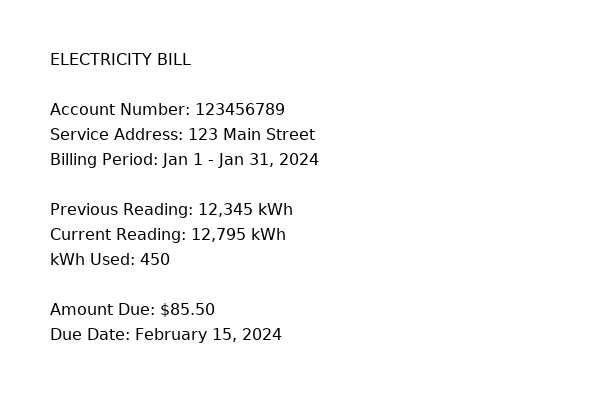
#> input picture test_electricity_bill.png, 600 x 400 px
$ python -i opencv_preprocess.py   (imports and definitions only)
#> lines starting #> are read from the running program, lines starting #| are printed output that depends on the picture; after the words box and inside, x2 and y2 are one past the last pixel; in counts of white or black regions, pixels touching at a corner belong together
import cv2
import numpy as np

def enhance_for_ocr(image_path_or_bytes):
    """
    Enhance an image for OCR using OpenCV. Accepts a file path or bytes.
    Attempts to detect and crop to the card area before further processing.
    Returns the processed (deskewed, binarized) image as a numpy array (uint8).
    """
#> called with image_path_or_bytes = 'test_electricity_bill.png'
    # Accept either file path or bytes
    if isinstance(image_path_or_bytes, str):
        img = cv2.imread(image_path_or_bytes)
#> img is the input picture: shape (400, 600, 3); min 0, max 255, mean 248.9
    else:
        img_array = np.frombuffer(image_path_or_bytes, np.uint8)
        img = cv2.imdecode(img_array, cv2.IMREAD_COLOR)
    if img is None:
        raise ValueError("Could not load image for OpenCV processing.")
    orig = img.copy()
    h, w = img.shape[:2]
#> h = 400; w = 600
    target_w = 1024
    scale = target_w / float(w)
#> scale = 1.71
    img = cv2.resize(img, None, fx=scale, fy=scale, interpolation=cv2.INTER_CUBIC)
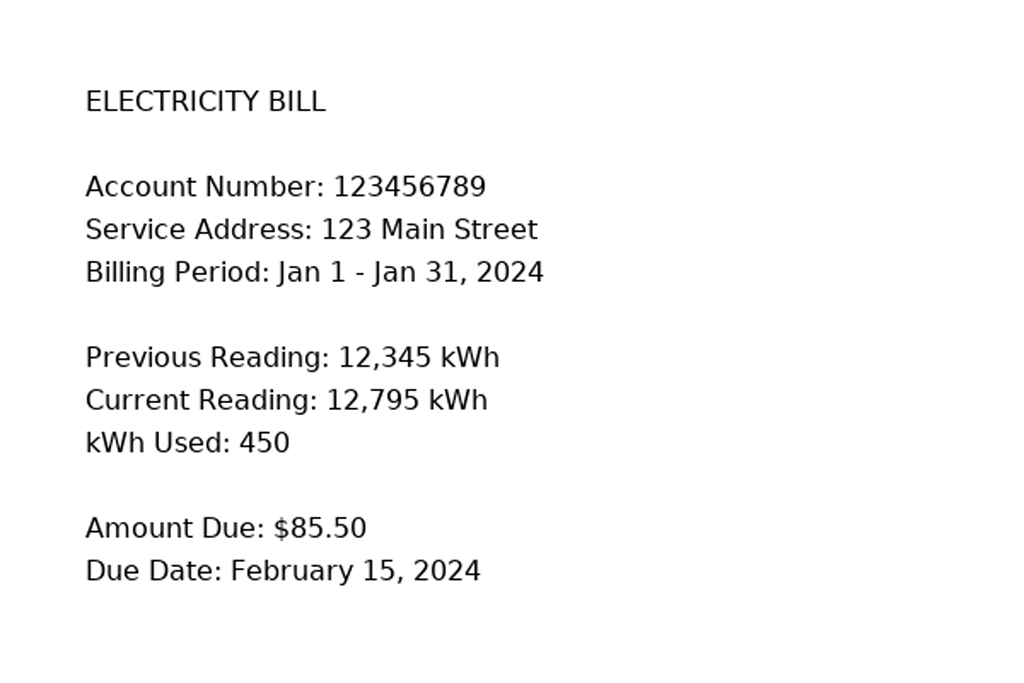
#> img: shape (683, 1024, 3); min 0, max 255, mean 248.5
    # --- Card Area Detection ---
    gray = cv2.cvtColor(img, cv2.COLOR_BGR2GRAY)
    blur = cv2.GaussianBlur(gray, (5, 5), 0)
    edged = cv2.Canny(blur, 50, 200)
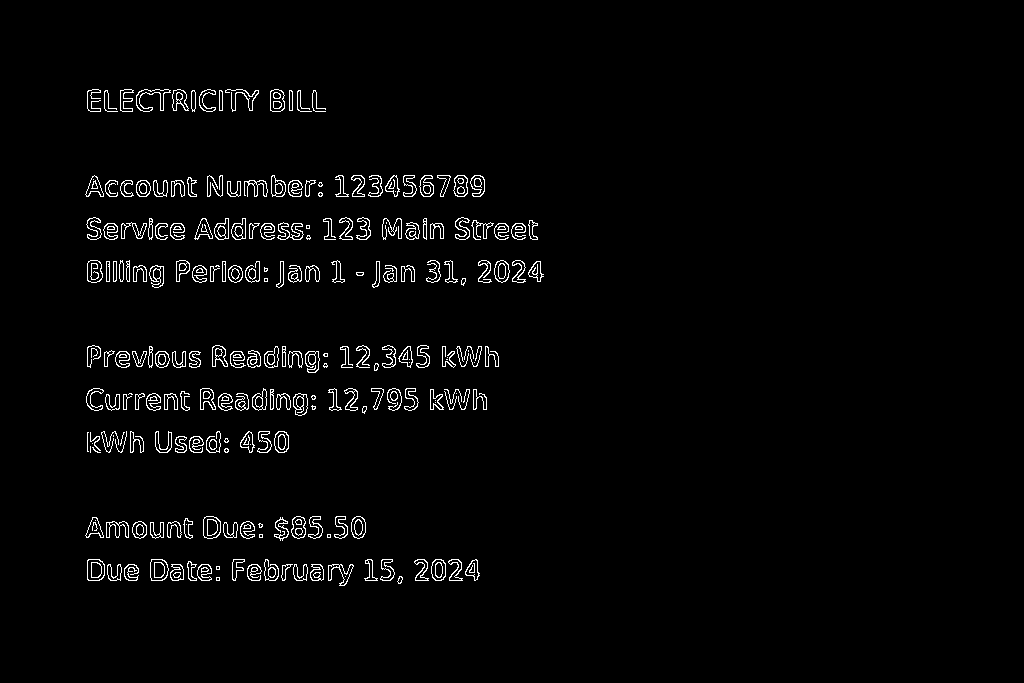
#> edged: shape (683, 1024); 2.3% white in thin lines or dots, all inside (x1, y1, x2, y2) = (85, 89, 544, 586)
    contours, _ = cv2.findContours(edged, cv2.RETR_EXTERNAL, cv2.CHAIN_APPROX_SIMPLE)
#> contours = 228 contours, 70 with area under 20; largest, box (x1, y1, x2, y2) and area: (150, 559, 169, 581) 335, (87, 559, 105, 581) 334, (203, 516, 221, 539) 334, (87, 260, 103, 283) 290, (270, 89, 285, 112) 279
    card_contour = None
    max_area = 0
    for cnt in contours:
        peri = cv2.arcLength(cnt, True)
        approx = cv2.approxPolyDP(cnt, 0.02 * peri, True)
        area = cv2.contourArea(cnt)
        if len(approx) == 4 and area > max_area and area > 0.2 * (img.shape[0] * img.shape[1]):
            card_contour = approx
            max_area = area
#> this loop made 228 passes
#> (peri, area) on passes 2, 3, 5: (20.49, 23), (29.31, 61), (128.9, 198)
#> after the loop, max_area = 0
    if card_contour is not None:
        pts = card_contour.reshape(4, 2)
        # Order the points: top-left, top-right, bottom-right, bottom-left
        rect = np.zeros((4, 2), dtype="float32")
        s = pts.sum(axis=1)
        rect[0] = pts[np.argmin(s)]
        rect[2] = pts[np.argmax(s)]
        diff = np.diff(pts, axis=1)
        rect[1] = pts[np.argmin(diff)]
        rect[3] = pts[np.argmax(diff)]
        (tl, tr, br, bl) = rect
        widthA = np.linalg.norm(br - bl)
        widthB = np.linalg.norm(tr - tl)
        maxWidth = max(int(widthA), int(widthB))
        heightA = np.linalg.norm(tr - br)
        heightB = np.linalg.norm(tl - bl)
        maxHeight = max(int(heightA), int(heightB))
        dst = np.array([
            [0, 0],
            [maxWidth - 1, 0],
            [maxWidth - 1, maxHeight - 1],
            [0, maxHeight - 1]], dtype="float32")
        M = cv2.getPerspectiveTransform(rect, dst)
        img = cv2.warpPerspective(img, M, (maxWidth, maxHeight))
        # --- Further robust enhancement ---
        # 1. Adaptive gamma correction
        def adjust_gamma(image, gamma=1.0):
            invGamma = 1.0 / gamma
            table = np.array([((i / 255.0) ** invGamma) * 255 for i in np.arange(0, 256)]).astype("uint8")
            return cv2.LUT(image, table)
        # Estimate gamma from mean brightness
        mean_brightness = np.mean(img)
        gamma = 1.0
        if mean_brightness < 100:
            gamma = 1.5
        elif mean_brightness > 180:
            gamma = 0.7
        img = adjust_gamma(img, gamma)
        # 2. Shadow removal (illumination normalization)
        rgb_planes = cv2.split(img)
        result_planes = []
        for plane in rgb_planes:
            dilated_img = cv2.dilate(plane, np.ones((15,15), np.uint8))
            bg_img = cv2.medianBlur(dilated_img, 21)
            diff_img = 255 - cv2.absdiff(plane, bg_img)
            norm_img = cv2.normalize(diff_img, None, alpha=0, beta=255, norm_type=cv2.NORM_MINMAX)
            result_planes.append(norm_img)
        img = cv2.merge(result_planes)
        # 3. Upscale
        img = cv2.resize(img, None, fx=2.0, fy=2.0, interpolation=cv2.INTER_LANCZOS4)
        # 4. Sharpening (twice)
        sharpening_kernel = np.array([[0, -1, 0], [-1, 5, -1], [0, -1, 0]])
        img = cv2.filter2D(img, -1, sharpening_kernel)
        img = cv2.filter2D(img, -1, sharpening_kernel)
        # 5. Contrast/brightness boost
        img = cv2.convertScaleAbs(img, alpha=1.3, beta=25)
        gray = cv2.cvtColor(img, cv2.COLOR_BGR2GRAY)
    # --- Continue with enhancement ---
    clahe = cv2.createCLAHE(clipLimit=2.0, tileGridSize=(8,8))
    enhanced = clahe.apply(gray)
    denoised = cv2.fastNlMeansDenoising(enhanced, None, h=30, templateWindowSize=7, searchWindowSize=21)
    kernel = cv2.getStructuringElement(cv2.MORPH_RECT, (2,2))
    closed = cv2.morphologyEx(denoised, cv2.MORPH_CLOSE, kernel)
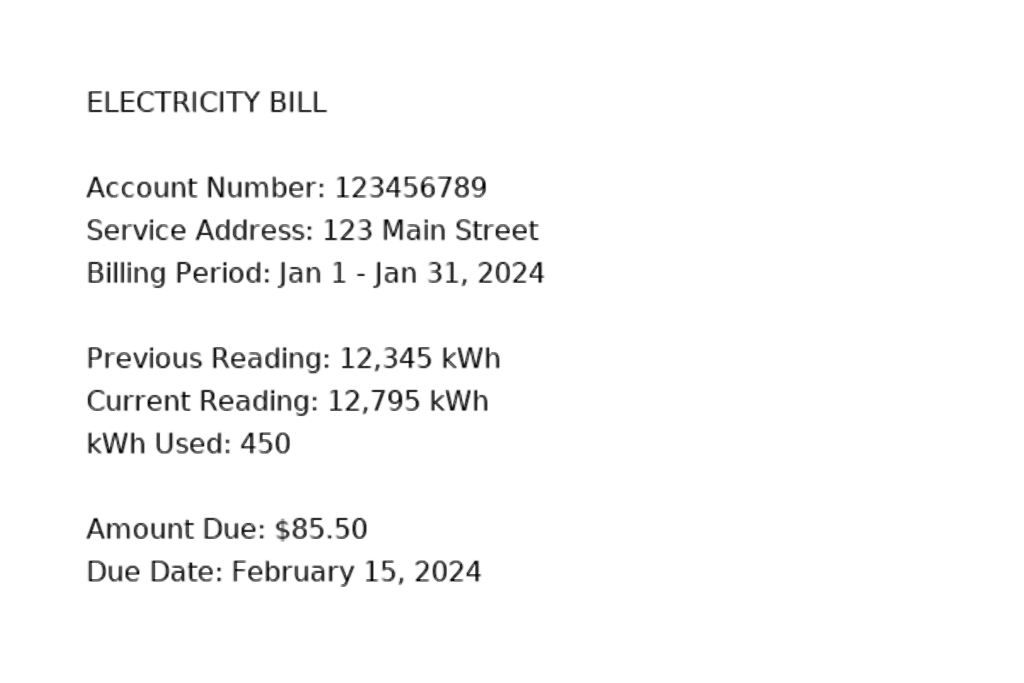
#> closed: shape (683, 1024); min 4, max 255, mean 249
    th = cv2.adaptiveThreshold(
        closed, 255,
        cv2.ADAPTIVE_THRESH_GAUSSIAN_C,
        cv2.THRESH_BINARY,
        blockSize=25,
        C=10
    )
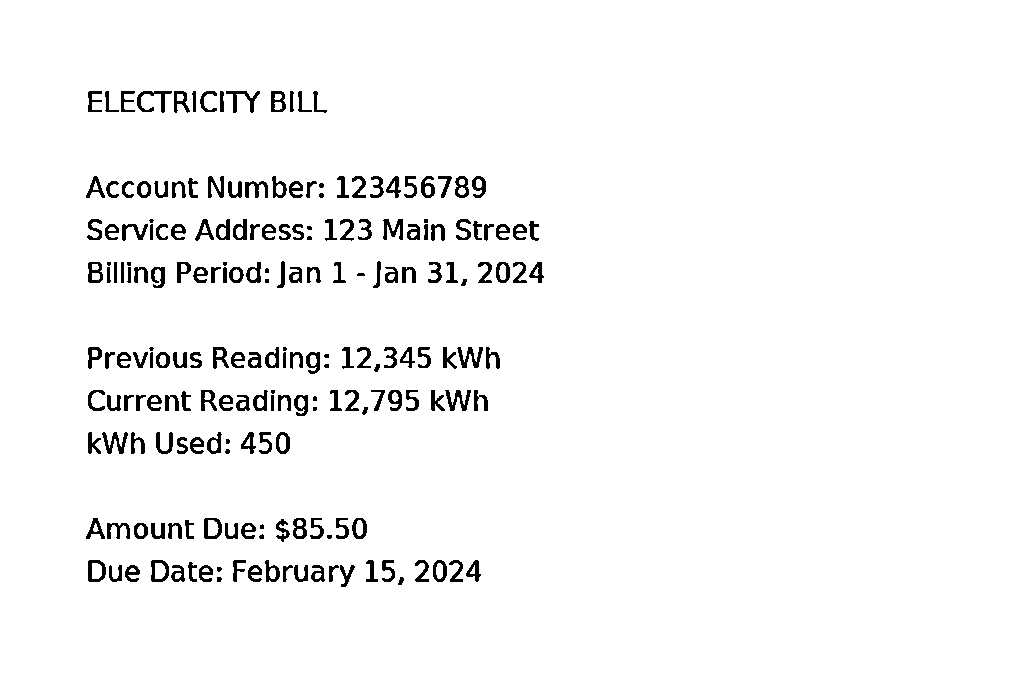
#> th: shape (683, 1024); 96.5% white; 207 black regions (20 under 20 px), largest, box (x1, y1, x2, y2) and area: (137, 91, 172, 113) 271, (102, 432, 128, 454) 254, (457, 347, 483, 368) 251
    if np.mean(th) < 127:
        th = cv2.bitwise_not(th)
    coords = np.column_stack(np.where(th > 0))
#> coords = 675094 pairs, first value 0 to 682, second value 0 to 1023
    if len(coords) > 0:
        angle = cv2.minAreaRect(coords)[-1]
#> angle = -90
        if angle < -45:
            angle = -(90 + angle)
#> angle = 0
        else:
            angle = -angle
        M = cv2.getRotationMatrix2D((th.shape[1]/2, th.shape[0]/2), angle, 1)
#> M = [[1, 0, 0], [0, 1, 0]]
        deskewed = cv2.warpAffine(th, M, (th.shape[1], th.shape[0]),
                                  flags=cv2.INTER_CUBIC, borderMode=cv2.BORDER_REPLICATE)
    else:
        deskewed = th
    return deskewed

>>> result = enhance_for_ocr('test_electricity_bill.png')
